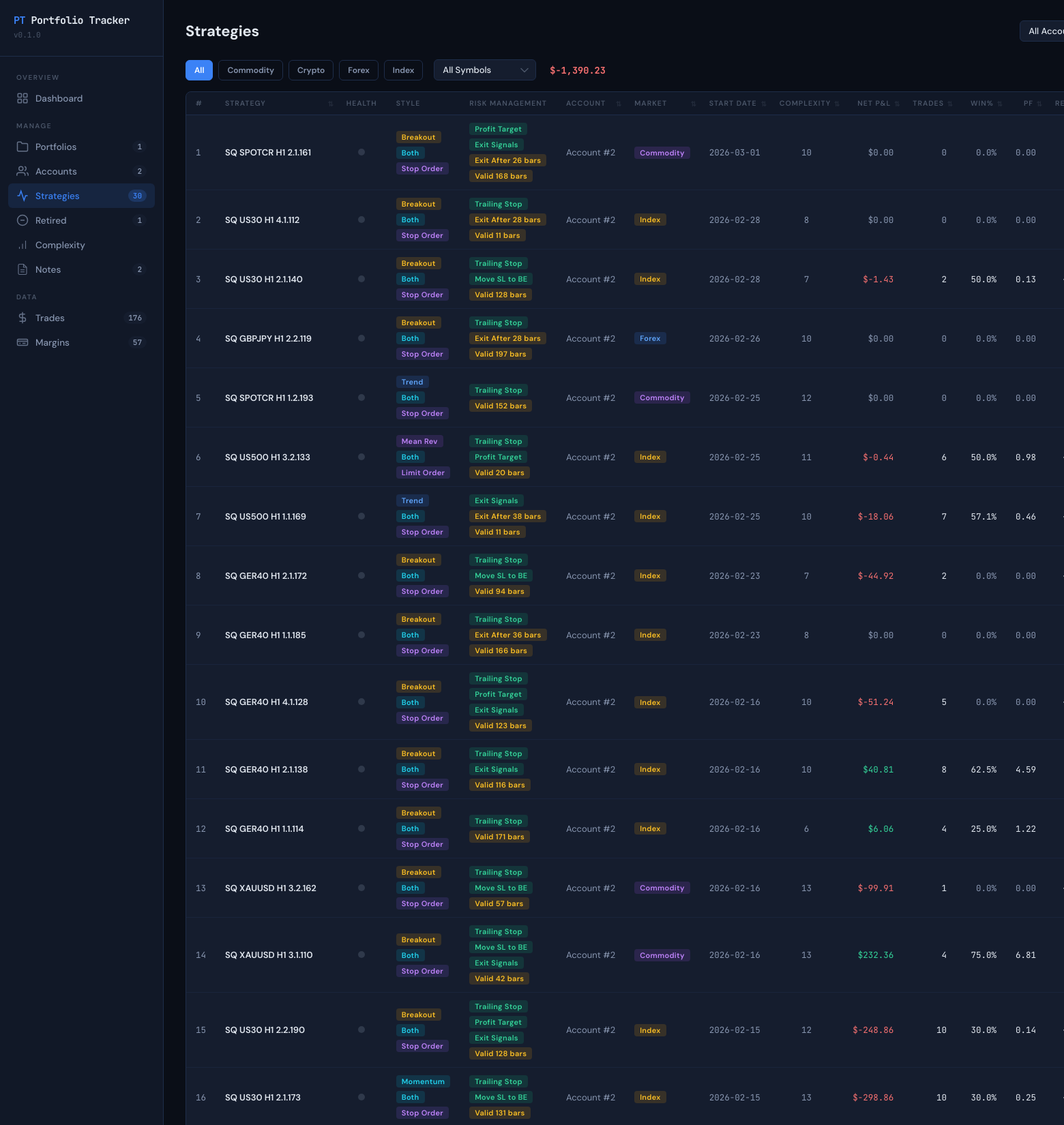
Screenshot of /strategies (upper part) with the database file from the repository.
### app.py (models this page shows)
class UserSettings(db.Model):
    __tablename__ = 'UserSettings'
    SettingKey = db.Column(db.Text, primary_key=True)
    SettingValue = db.Column(db.Text)
    UpdatedAt = db.Column(db.Text, default=lambda: datetime.now(timezone.utc).strftime('%Y-%m-%d %H:%M:%S'))

class Strategy(db.Model):
    __tablename__ = 'Strategies'
    StrategyID = db.Column(db.Integer, primary_key=True, autoincrement=True)
    StrategyName = db.Column(db.Text, nullable=False)
    DisplayName = db.Column(db.Text)
    Symbol = db.Column(db.Text)
    Timeframe = db.Column(db.Text)
    Direction = db.Column(db.Text)
    Style = db.Column(db.Text)
    MagicNumber = db.Column(db.Integer)
    AccountID = db.Column(db.Integer, db.ForeignKey('Accounts.AccountID'))
    Status = db.Column(db.Text, default='Demo')
    StartDate = db.Column(db.Text)
    Complexity = db.Column(db.Integer)
    Market = db.Column(db.Text)
    Notes = db.Column(db.Text)
    LiveNetProfit = db.Column(db.Float, default=0)
    LiveTotalTrades = db.Column(db.Integer, default=0)
    LiveWinRate = db.Column(db.Float, default=0)
    LiveProfitFactor = db.Column(db.Float, default=0)
    LiveSharpe = db.Column(db.Float, default=0)
    LiveRetDD = db.Column(db.Float, default=0)
    LiveWLRatio = db.Column(db.Float, default=0)
    LiveRecovery = db.Column(db.Float, default=0)
    LiveLRCorrelation = db.Column(db.Float, default=0)
    LiveMaxDDDollars = db.Column(db.Float, default=0)
    LiveMaxDDPct = db.Column(db.Float, default=0)
    LiveExpectedPayoff = db.Column(db.Float, default=0)
    LiveAvgWin = db.Column(db.Float, default=0)
    LiveAvgLoss = db.Column(db.Float, default=0)
    LiveLongTrades = db.Column(db.Integer, default=0)
    LiveShortTrades = db.Column(db.Integer, default=0)
    LiveMaxConsecLosses = db.Column(db.Integer, default=0)
    LiveLastTradeDate = db.Column(db.Text)
    LiveDaysTrading = db.Column(db.Integer, default=0)
    LiveMetricsUpdatedAt = db.Column(db.Text)
    BacktestData = db.Column(db.Text)
    BacktestEquityChart = db.Column(db.Text)
    PseudoCode = db.Column(db.Text)
    BacktestImportedAt = db.Column(db.Text)
    RetiredReason = db.Column(db.Text)
    CreatedAt = db.Column(db.Text, default=lambda: datetime.now(timezone.utc).strftime('%Y-%m-%d %H:%M:%S'))
    UpdatedAt = db.Column(db.Text, default=lambda: datetime.now(timezone.utc).strftime('%Y-%m-%d %H:%M:%S'))
    trades = db.relationship('Trade', backref='strategy', lazy=True)

class Account(db.Model):
    __tablename__ = 'Accounts'
    AccountID = db.Column(db.Integer, primary_key=True, autoincrement=True)
    AccountLogin = db.Column(db.Integer, nullable=False, unique=True)
    AccountName = db.Column(db.Text)
    Broker = db.Column(db.Text)
    Currency = db.Column(db.Text, default='AUD')
    InitialBalance = db.Column(db.Float, default=0)
    PortfolioID = db.Column(db.Integer, db.ForeignKey('Portfolios.PortfolioID'))
    CreatedAt = db.Column(db.Text, default=lambda: datetime.now(timezone.utc).strftime('%Y-%m-%d %H:%M:%S'))
    strategies = db.relationship('Strategy', backref='account', lazy=True)

### app.py (the view)
@app.route('/strategies')
def strategies():
    account_filter = request.args.get('account')
    if account_filter is not None:
        set_setting('strategies_account_filter', account_filter)
    else:
        account_filter = get_setting('strategies_account_filter', 'all')
    market_filter = request.args.get('market', 'all')
    symbol_filter = request.args.get('symbol', 'all')
    sort_by = request.args.get('sort', 'CreatedAt')
    sort_dir = request.args.get('dir', 'desc')
    if sort_dir not in ('asc', 'desc'):
        sort_dir = 'desc'
    sort_columns = {
        'Strategy': Strategy.StrategyName,
        'Account': Account.AccountName,
        'Market': Strategy.Market,
        'StartDate': Strategy.StartDate,
        'Complexity': Strategy.Complexity,
        'NetPL': Strategy.LiveNetProfit,
        'Trades': Strategy.LiveTotalTrades,
        'WinPct': Strategy.LiveWinRate,
        'PF': Strategy.LiveProfitFactor,
        'RetDD': Strategy.LiveRetDD,
        'Sharpe': Strategy.LiveSharpe,
        'CreatedAt': Strategy.CreatedAt,
    }
    query = Strategy.query.filter_by(Status='Running')
    if account_filter != 'all':
        try:
            query = query.filter_by(AccountID=int(account_filter))
        except (ValueError, TypeError):
            account_filter = 'all'
    if market_filter != 'all':
        query = query.filter_by(Market=market_filter)
    if symbol_filter != 'all':
        query = query.filter(Strategy.Symbol == symbol_filter)
    sort_col = sort_columns.get(sort_by, Strategy.CreatedAt)
    if sort_by == 'Account':
        query = query.outerjoin(Account)
    order = sort_col.asc() if sort_dir == 'asc' else sort_col.desc()
    all_strategies = query.order_by(order)
    strategies, pagination = paginate_query(all_strategies)
    all_accounts = Account.query.order_by(Account.AccountName).all()
    account_counts = {'all': Strategy.query.filter_by(Status='Running').count()}
    for a in all_accounts:
        account_counts[str(a.AccountID)] = Strategy.query.filter_by(Status='Running', AccountID=a.AccountID).count()
    market_types = [r[0] for r in db.session.query(Strategy.Market).filter(
        Strategy.Status == 'Running', Strategy.Market.isnot(None)
    ).distinct().order_by(Strategy.Market).all()]
    symbol_query = Strategy.query.filter(Strategy.Status == 'Running', Strategy.Symbol.isnot(None))
    if market_filter != 'all':
        symbol_query = symbol_query.filter_by(Market=market_filter)
    symbols = [r[0] for r in symbol_query.with_entities(Strategy.Symbol).distinct().order_by(Strategy.Symbol).all()]
    health_map = {}
    for s in strategies:
        health_map[s.StrategyID] = _calc_retire_health(s)
    profit_query = db.session.query(db.func.coalesce(db.func.sum(Strategy.LiveNetProfit), 0)).filter(Strategy.Status == 'Running')
    if account_filter != 'all':
        try:
            profit_query = profit_query.filter(Strategy.AccountID == int(account_filter))
        except (ValueError, TypeError):
            pass
    if market_filter != 'all':
        profit_query = profit_query.filter(Strategy.Market == market_filter)
    if symbol_filter != 'all':
        profit_query = profit_query.filter(Strategy.Symbol == symbol_filter)
    filtered_net_profit = profit_query.scalar() or 0
    return render_template('strategies.html',
        strategies=strategies,
        accounts=all_accounts,
        account_filter=account_filter,
        account_counts=account_counts,
        pagination=pagination,
        health_map=health_map,
        market_filter=market_filter,
        market_types=market_types,
        symbol_filter=symbol_filter,
        symbols=symbols,
        filtered_net_profit=filtered_net_profit,
        sort_by=sort_by,
        sort_dir=sort_dir,
    )

### templates/strategies.html (shortened to what this page needs)
{% extends "base.html" %}
{% from "pagination.html" import render_pagination %}
{% set active_page = 'strategies' %}
{% block content %}
<div class="page-header">
  <h2>Strategies</h2>
  <div class="page-header-actions">
    <div class="filter-group">
      <select class="filter-select" onchange="window.location.href='/strategies?account=' + this.value + '&sort={{ sort_by }}&dir={{ sort_dir }}'">
        <option value="all" {{ 'selected' if account_filter == 'all' }}>All Accounts ({{ account_counts.get('all', 0) }})</option>
      </select>
    </div>
  </div>
</div>
{% if market_types %}
{% set all_markets = ['Commodity', 'Crypto', 'Forex', 'Index'] %}
<div style="display: flex; gap: 8px; align-items: center; margin-bottom: 16px; flex-wrap: wrap;">
  <a href="{{ url_for('strategies', account=account_filter, symbol='all', sort=sort_by, dir=sort_dir) }}"
     class="btn {{ 'btn-primary' if market_filter == 'all' else 'btn-secondary' }}"
     style="font-size: 0.75rem; padding: 6px 12px;">All</a>
  {% for m in all_markets %}
  <a href="{{ url_for('strategies', account=account_filter, market=m, symbol='all', sort=sort_by, dir=sort_dir) }}"
     class="btn {{ 'btn-primary' if market_filter == m else 'btn-secondary' }}"
     style="font-size: 0.75rem; padding: 6px 12px;">{{ m }}</a>
  {% endfor %}
  <select id="symbolFilter" class="filter-select" style="min-width: 150px; margin-left: 8px;"
          onchange="window.location.href='/strategies?account={{ account_filter }}&market={{ market_filter }}&symbol=' + this.value + '&sort={{ sort_by }}&dir={{ sort_dir }}'">
    <option value="all" {{ 'selected' if symbol_filter == 'all' }}>All Symbols</option>
  </select>
  <span style="margin-left: 12px; font-family: 'JetBrains Mono', monospace; font-size: 0.85rem; font-weight: 700; color: {{ 'var(--profit-green)' if filtered_net_profit >= 0 else 'var(--loss-red)' }};">
    {{ '+' if filtered_net_profit >= 0 else '' }}${{ '{:,.2f}'.format(filtered_net_profit) }}
  </span>
</div>
{% endif %}
{% if strategies %}
<div class="data-table-wrapper">
  <table class="data-table">
    <thead>
      <tr>
        {% set base = '?account=' ~ account_filter ~ '&market=' ~ market_filter ~ '&symbol=' ~ symbol_filter %}
        <th>#</th>
        {% for col_name, col_key, align in [
          ('Strategy', 'Strategy', ''),
        ] %}
        {% set next_dir = 'asc' if (sort_by == col_key and sort_dir == 'desc') else 'desc' %}
        <th class="{{ align }} sortable {{ 'sort-asc' if sort_by == col_key and sort_dir == 'asc' else ('sort-desc' if sort_by == col_key and sort_dir == 'desc' else '') }}">
          <a href="{{ base }}&sort={{ col_key }}&dir={{ next_dir }}" style="color: inherit; text-decoration: none; display: block;">{{ col_name }}</a>
        </th>
        {% endfor %}
        <th class="center" title="Retire Health">Health</th>
        <th>Style</th>
        <th>Risk Management</th>
        {% for col_name, col_key, align in [
          ('Account', 'Account', ''),
          ('Market', 'Market', ''),
          ('Start Date', 'StartDate', ''),
          ('Complexity', 'Complexity', 'center'),
          ('Net P&L', 'NetPL', 'right'),
          ('Trades', 'Trades', 'right'),
          ('Win%', 'WinPct', 'right'),
          ('PF', 'PF', 'right'),
          ('Ret/DD', 'RetDD', 'right'),
          ('Sharpe', 'Sharpe', 'right'),
        ] %}
        {% set next_dir = 'asc' if (sort_by == col_key and sort_dir == 'desc') else 'desc' %}
        <th class="{{ align }} sortable {{ 'sort-asc' if sort_by == col_key and sort_dir == 'asc' else ('sort-desc' if sort_by == col_key and sort_dir == 'desc' else '') }}">
          <a href="{{ base }}&sort={{ col_key }}&dir={{ next_dir }}" style="color: inherit; text-decoration: none; display: block;">{{ col_name }}</a>
        </th>
        {% endfor %}
      </tr>
    </thead>
    <tbody>
      {% for s in strategies %}
      <tr>
        {% set health = health_map.get(s.StrategyID, {}) %}
        <td class="mono muted">{{ loop.index }}</td>
        <td>
          <div class="strategy-name-cell">
            <span class="strategy-display-name">{{ s.DisplayName or s.StrategyName }}</span>
          </div>
        </td>
        <td class="center">
          <span class="health-dot health-{{ health.get('status', 'grey') }}" onclick="openHealthDetail({{ s.StrategyID }})" title="Click for details"></span>
        </td>
        <td>
          <div class="strategy-tags">
            {% if s.Style %}
              {% if 'trend' in s.Style|lower %}
                <span class="tag tag-trend">Trend</span>
              {% elif 'mean' in s.Style|lower or 'reversion' in s.Style|lower %}
                <span class="tag tag-mr">Mean Rev</span>
              {% elif 'breakout' in s.Style|lower %}
                <span class="tag tag-breakout">Breakout</span>
              {% elif 'momentum' in s.Style|lower %}
                <span class="tag tag-momentum">Momentum</span>
              {% else %}
                <span class="tag tag-trend">{{ s.Style }}</span>
              {% endif %}
            {% endif %}
            {% if s.Direction %}
              {% if 'long' in s.Direction|lower and 'short' not in s.Direction|lower %}
                <span class="tag tag-long">Long</span>
              {% elif 'short' in s.Direction|lower and 'long' not in s.Direction|lower %}
                <span class="tag tag-short">Short</span>
              {% else %}
                <span class="tag tag-both">Both</span>
              {% endif %}
            {% endif %}
            {% set profile = s.BacktestData|strategy_profile %}
            {% if profile.get('entry_type') %}
              <span class="tag tag-entry">{{ profile.entry_type }} Order</span>
            {% endif %}
          </div>
        </td>
        <td>
          <div class="strategy-tags">
            {% set profile = s.BacktestData|strategy_profile %}
            {% if profile.get('trailing_stop') %}
              <span class="tag tag-risk-ts">Trailing Stop</span>
            {% endif %}
            {% if profile.get('move_sl_be') %}
              <span class="tag tag-risk-ts">Move SL to BE</span>
            {% endif %}
            {% if profile.get('profit_target') %}
              <span class="tag tag-risk-ts">Profit Target</span>
            {% endif %}
            {% if profile.get('has_exit_signals') %}
              <span class="tag tag-risk-ts">Exit Signals</span>
            {% endif %}
            {% if profile.get('exit_after_bars') %}
              <span class="tag tag-risk-ov">Exit After {{ profile.exit_after_bars }} bars</span>
            {% endif %}
            {% if profile.get('order_valid_bars') %}
              <span class="tag tag-risk-ov">Valid {{ profile.order_valid_bars }} bars</span>
            {% endif %}
          </div>
        </td>
        <td class="muted">{{ s.account.AccountName if s.account else '—' }}</td>
        <td>
          {% if s.Market %}
          <span class="tag
            {%- if s.Market == 'Forex' %} tag-trend
            {%- elif s.Market == 'Index' %} tag-breakout
            {%- elif s.Market == 'Commodity' %} tag-mr
            {%- elif s.Market == 'Crypto' %} tag-both
            {%- else %} tag-trend{% endif %}">
            {{ s.Market }}
          </span>
          {% else %}—{% endif %}
        </td>
        <td class="mono muted">{{ s.StartDate or '—' }}</td>
        <td class="center mono muted">{{ s.Complexity if s.Complexity is not none else '—' }}</td>
        <td class="right mono {{ 'green' if (s.LiveNetProfit or 0) > 0 else 'red' if (s.LiveNetProfit or 0) < 0 else 'muted' }}">
          ${{ '{:,.2f}'.format(s.LiveNetProfit or 0) }}
        </td>
        <td class="right mono {{ 'muted' if not s.LiveTotalTrades }}">{{ s.LiveTotalTrades or 0 }}</td>
        <td class="right mono {{ 'muted' if not s.LiveWinRate }}">{{ '{:.1f}'.format(s.LiveWinRate or 0) }}%</td>
        <td class="right mono {{ 'muted' if not s.LiveProfitFactor }}">{{ '{:.2f}'.format(s.LiveProfitFactor or 0) }}</td>
        <td class="right mono {{ 'muted' if not s.LiveRetDD }}">{{ '{:.2f}'.format(s.LiveRetDD or 0) }}</td>
      </tr>
      {% endfor %}
    </tbody>
  </table>
</div>
{% endif %}
{% endblock %}

### rows the page displays
UserSettings: SettingValue "All Symbols"
Strategy: DisplayName+StrategyName "SQ SPOTCR H1 2.1.161", Style "Breakout", Direction "Both", entry_type "Stop", shows "Profit Target", shows "Exit Signals", exit_after_bars "26", order_valid_bars "168", account "Account #2", Market "Commodity", StartDate "2026-03-01", Complexity "10", LiveNetProfit "0.00", LiveTotalTrades "0", LiveWinRate "0.0", LiveProfitFactor "0.00"
Strategy: DisplayName+StrategyName "SQ US30 H1 4.1.112", Style "Breakout", Direction "Both", entry_type "Stop", shows "Trailing Stop", exit_after_bars "28", order_valid_bars "11", account "Account #2", Market "Index", StartDate "2026-02-28", Complexity "8", LiveNetProfit "0.00", LiveTotalTrades "0", LiveWinRate "0.0", LiveProfitFactor "0.00"
Strategy: DisplayName+StrategyName "SQ US30 H1 2.1.140", Style "Breakout", Direction "Both", entry_type "Stop", shows "Trailing Stop", shows "Move SL to BE", order_valid_bars "128", account "Account #2", Market "Index", StartDate "2026-02-28", Complexity "7", LiveNetProfit "-1.43", LiveTotalTrades "2", LiveWinRate "50.0", LiveProfitFactor "0.13"
Strategy: DisplayName+StrategyName "SQ GBPJPY H1 2.2.119", Style "Breakout", Direction "Both", entry_type "Stop", shows "Trailing Stop", exit_after_bars "28", order_valid_bars "197", account "Account #2", Market "Forex", StartDate "2026-02-26", Complexity "10", LiveNetProfit "0.00", LiveTotalTrades "0", LiveWinRate "0.0", LiveProfitFactor "0.00"
Strategy: DisplayName+StrategyName "SQ SPOTCR H1 1.2.193", shows "Trend", Direction "Both", entry_type "Stop", shows "Trailing Stop", order_valid_bars "152", account "Account #2", Market "Commodity", StartDate "2026-02-25", Complexity "12", LiveNetProfit "0.00", LiveTotalTrades "0", LiveWinRate "0.0", LiveProfitFactor "0.00"
Strategy: DisplayName+StrategyName "SQ US500 H1 3.2.133", Style "Mean Rev", Direction "Both", entry_type "Limit", shows "Trailing Stop", shows "Profit Target", order_valid_bars "20", account "Account #2", Market "Index", StartDate "2026-02-25", Complexity "11", LiveNetProfit "-0.44", LiveTotalTrades "6", LiveWinRate "50.0", LiveProfitFactor "0.98"
Strategy: DisplayName+StrategyName "SQ US500 H1 1.1.169", shows "Trend", Direction "Both", entry_type "Stop", shows "Exit Signals", exit_after_bars "38", order_valid_bars "11", account "Account #2", Market "Index", StartDate "2026-02-25", Complexity "10", LiveNetProfit "-18.06", LiveTotalTrades "7", LiveWinRate "57.1", LiveProfitFactor "0.46"
Strategy: DisplayName+StrategyName "SQ GER40 H1 2.1.172", Style "Breakout", Direction "Both", entry_type "Stop", shows "Trailing Stop", shows "Move SL to BE", order_valid_bars "94", account "Account #2", Market "Index", StartDate "2026-02-23", Complexity "7", LiveNetProfit "-44.92", LiveTotalTrades "2", LiveWinRate "0.0", LiveProfitFactor "0.00"
Strategy: DisplayName+StrategyName "SQ GER40 H1 1.1.185", Style "Breakout", Direction "Both", entry_type "Stop", shows "Trailing Stop", exit_after_bars "36", order_valid_bars "166", account "Account #2", Market "Index", StartDate "2026-02-23", Complexity "8", LiveNetProfit "0.00", LiveTotalTrades "0", LiveWinRate "0.0", LiveProfitFactor "0.00"
Strategy: DisplayName+StrategyName "SQ GER40 H1 4.1.128", Style "Breakout", Direction "Both", entry_type "Stop", shows "Trailing Stop", shows "Profit Target", shows "Exit Signals", order_valid_bars "123", account "Account #2", Market "Index", StartDate "2026-02-16", Complexity "10", LiveNetProfit "-51.24", LiveTotalTrades "5", LiveWinRate "0.0", LiveProfitFactor "0.00"
Strategy: DisplayName+StrategyName "SQ GER40 H1 2.1.138", Style "Breakout", Direction "Both", entry_type "Stop", shows "Trailing Stop", shows "Exit Signals", order_valid_bars "116", account "Account #2", Market "Index", StartDate "2026-02-16", Complexity "10", LiveNetProfit "40.81", LiveTotalTrades "8", LiveWinRate "62.5", LiveProfitFactor "4.59"
Strategy: DisplayName+StrategyName "SQ GER40 H1 1.1.114", Style "Breakout", Direction "Both", entry_type "Stop", shows "Trailing Stop", order_valid_bars "171", account "Account #2", Market "Index", StartDate "2026-02-16", Complexity "6", LiveNetProfit "6.06", LiveTotalTrades "4", LiveWinRate "25.0", LiveProfitFactor "1.22"
Strategy: DisplayName+StrategyName "SQ XAUUSD H1 3.2.162", Style "Breakout", Direction "Both", entry_type "Stop", shows "Trailing Stop", shows "Move SL to BE", order_valid_bars "57", account "Account #2", Market "Commodity", StartDate "2026-02-16", Complexity "13", LiveNetProfit "-99.91", LiveTotalTrades "1", LiveWinRate "0.0", LiveProfitFactor "0.00"
Strategy: DisplayName+StrategyName "SQ XAUUSD H1 3.1.110", Style "Breakout", Direction "Both", entry_type "Stop", shows "Trailing Stop", shows "Move SL to BE", shows "Exit Signals", order_valid_bars "42", account "Account #2", Market "Commodity", StartDate "2026-02-16", Complexity "13", LiveNetProfit "232.36", LiveTotalTrades "4", LiveWinRate "75.0", LiveProfitFactor "6.81"
Strategy: DisplayName+StrategyName "SQ US30 H1 2.2.190", Style "Breakout", Direction "Both", entry_type "Stop", shows "Trailing Stop", shows "Profit Target", shows "Exit Signals", order_valid_bars "128", account "Account #2", Market "Index", StartDate "2026-02-15", Complexity "12", LiveNetProfit "-248.86", LiveTotalTrades "10", LiveWinRate "30.0", LiveProfitFactor "0.14"
Strategy: DisplayName+StrategyName "SQ US30 H1 2.1.173", Style "Momentum", Direction "Both", entry_type "Stop", shows "Trailing Stop", shows "Move SL to BE", order_valid_bars "131", account "Account #2", Market "Index", StartDate "2026-02-15", Complexity "13", LiveNetProfit "-298.86", LiveTotalTrades "10", LiveWinRate "30.0", LiveProfitFactor "0.25"

### other values shown
{{ portfolio_count }} "1"
{{ account_count }} "2"
{{ strategy_count }} "30"
{{ retired_count }} "1"
{{ note_count }} "2"
{{ trade_count }} "176"
{{ margin_count }} "57"
{{ m }} "Commodity" "Crypto" "Forex" "Index"
{{ '{:,.2f}'.format(filtered_net_profit) }} "-1,390.23"
{{ col_name }} "STRATEGY"
{{ col_name }} "ACCOUNT" "MARKET" "START DATE" "COMPLEXITY" "NET P&L" "TRADES" "WIN%" "PF"
